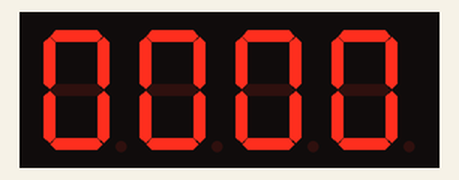
Recording of a sketch running on a simulated Arduino Uno, built with avr-gcc and run on an emulated ATmega328P. On the bench: 4-digit seven-segment display. Wiring (inferred from the names in the program): 4-digit 7-segment display, segments lit when LOW: segments pin 2, pin 3, pin 4, pin 5, pin 6, pin 7, pin 8; digit selects pin 9, pin 10, pin 11, pin 12. The local clock reads 2024-03-15 10:24:30 at power-on unless the sketch sets it; the segment pins are drawn as the display they are named for; what the sketch prints to the serial monitor is not drawn.

Above: at 0.1 s.
At 1.1 s:
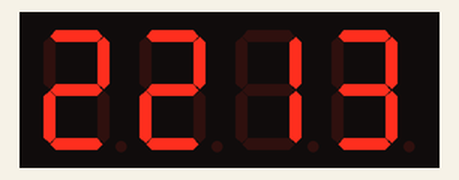

The sketch:

reloj_con_7_Segmentos.ino
```cpp
#include <Wire.h>
#include <RTClib.h>

RTC_DS3231 rtc;//Dios, me tire una hora porque me dijeron que disque era catodo comun, todo esta en anodo comun ahora

const uint8_t segPins[7]  = {2, 3, 4, 5, 6, 7, 8};   // a b c d e f g
const uint8_t digPins[4]  = {9, 10, 11, 12};         // catodos (digitos)

//Tabla con los numeros preestablecidos
const uint8_t segMap[10] = {
  0b00111111, 0b00000110, 0b01011011, 0b01001111, 0b01100110,
  0b01101101, 0b01111101, 0b00000111, 0b01111111, 0b01101111
};

uint8_t digits[4];
unsigned long tSec = 0;

void setSegments(uint8_t pattern) {
  for (uint8_t s = 0; s < 7; s++) {
    bool bit = (pattern >> s) & 0x01;
    digitalWrite(segPins[s], bit ? LOW : HIGH);
  }
}

//Imprime en el display
void refreshDisplay() {
  for (uint8_t d = 0; d < 4; d++) {
    digitalWrite(digPins[d], HIGH);
    setSegments(segMap[digits[d]]);
    delayMicroseconds(2000);
    digitalWrite(digPins[d], LOW);
  }
}

//refresque digitos
void updateDigits() {
  DateTime now = rtc.now();
  digits[0] = now.hour()   / 10;  // h1
  digits[1] = now.hour()   % 10;  // h2
  digits[2] = now.minute() / 10;  // m1
  digits[3] = now.minute() % 10;  // m2
}

//Configuración de rtc
void setup() {
  Serial.begin(9600);

  for (uint8_t p : segPins) pinMode(p, OUTPUT), digitalWrite(p, HIGH);
  for (uint8_t p : digPins) pinMode(p, OUTPUT), digitalWrite(p, LOW);
  Wire.begin();
  rtc.begin();

  rtc.adjust(DateTime(F(__DATE__), F(__TIME__)));
}

//bucle
void loop() {
  if (millis() - tSec >= 1000) {
    updateDigits();
    tSec = millis();
  }
  refreshDisplay();

  Serial.print(digits[0]);
  Serial.print(digits[1]);
  Serial.print (':');
  Serial.print(digits[2]);
  Serial.println(digits[3]);
}
```

Measured:
- what the display in image 0 shows lasts 1.1 s, from 0.0 s to 1.1 s
- what the display in image 1 shows lasts 39.2 s, from 1.1 s to 40.3 s
